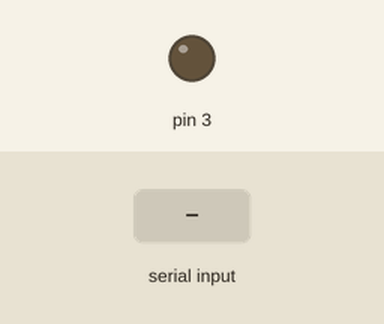
Bench run of a sketch on a simulated Arduino Uno, built with avr-gcc and run on an emulated ATmega328P. Parts: output pins drawn as LEDs (lit = HIGH). The inputs (shaded band) are chosen by the test bench.

Above: at 1.2 s.
1.3 s: "1" received over Serial
At 2.5 s:
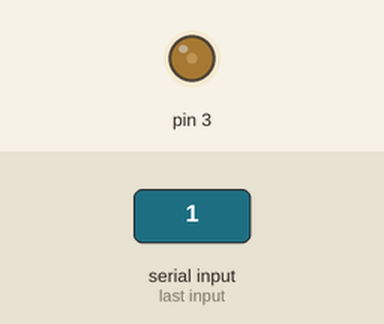
2.8 s: "2" received over Serial
At 3.8 s:
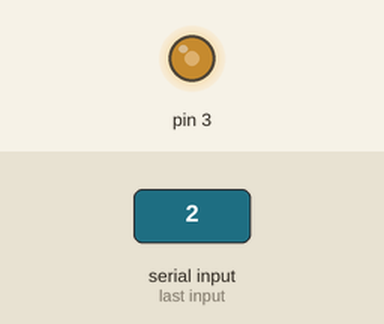
4.3 s: "3" received over Serial
At 4.9 s:
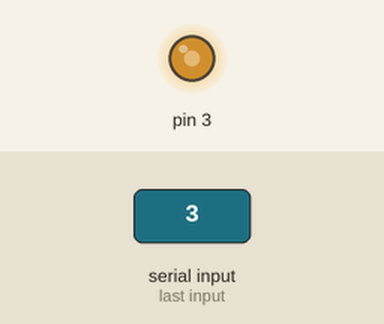
5.8 s: "4" received over Serial
At 6.1 s:
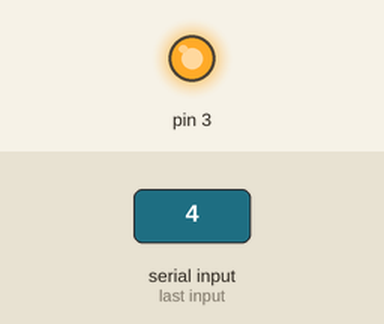
Timing chart, 0 to 8.3 s (numbered marks = the images above; inputs shaded):
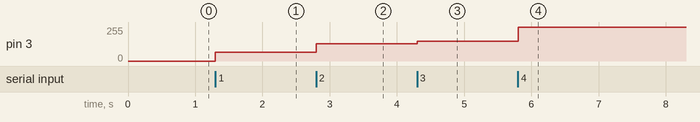

Measured:
- after the input at 1.3 s, pin 3: 0/255 → 64/255 at once
- after the input at 2.8 s, pin 3: 64/255 → 128/255 at once
- after the input at 4.3 s, pin 3: 128/255 → 150/255 at once
- after the input at 5.8 s, pin 3: 150/255 → 255/255 at once

The sketch:

LAB_09.ino
```cpp
// EXP 9

// controlling brightness using serial port

void setup() {
  // put your setup code here, to run once:
pinMode(3,OUTPUT);
Serial.begin(9600);

}


void loop() {
  // put your main code here, to run repeatedly:

if(Serial.available()>0){               // uart buffer available OR not
char key= Serial.read();              // keyboard input

  switch(key){
  case '0' : analogWrite(3,0);        // 0%
            break;
  case '1' : analogWrite(3,64);       // 25%
            break;
  case '2' : analogWrite(3,128);      // 50%
            break;
  case '3' : analogWrite(3,150);      // 75%
            break;
  case '4' : analogWrite(3,255);       // 100%
            break;

}
}
}
```
